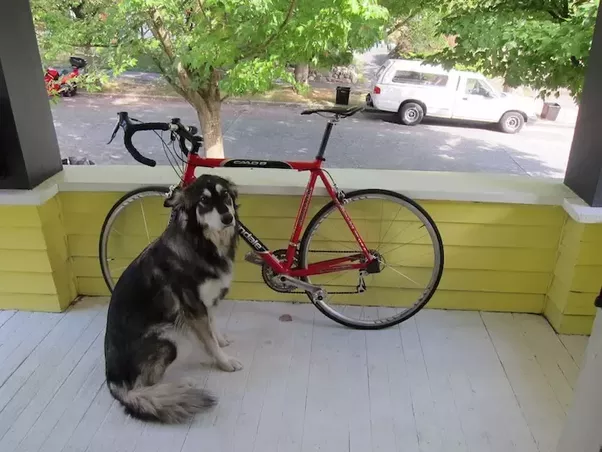
#> input picture Images/dog_test.png, 602 x 452 px, found by its file name
$ python Flipping.py
#> lines starting #> are read from the running program, lines starting #| are printed output that depends on the picture
import cv2 as cv
import numpy as np

img = cv.imread('Images/dog_test.png')
#> img is the input picture: shape (452, 602, 3); mean B, G, R 114.6, 135.5, 135.2
cv.imshow('real', img)

flip = cv.flip(img, 0)
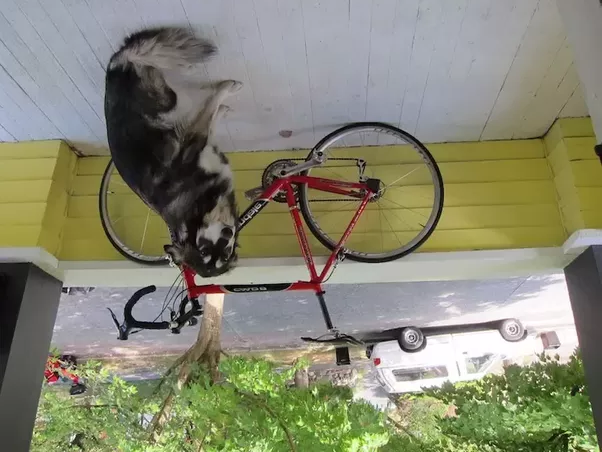
#> flip: shape (452, 602, 3); mean B, G, R 114.6, 135.5, 135.2
# 0 to flip it verticallys
# 1 to flip it horizontally
# -1 to fip it vertically as well as horizontally

cv.imshow('flip', flip)

cv.waitKey(0)

$ run again, with Images/Convolution0.png copied over Images/dog_test.png
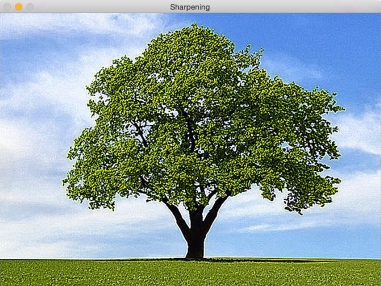
#> input picture Images/Convolution0.png, 381 x 286 px, found by its file name
#> img is the input picture: shape (286, 381, 3); mean B, G, R 154.3, 157.1, 137.4
#> `flip = cv.flip(img, 0)`:
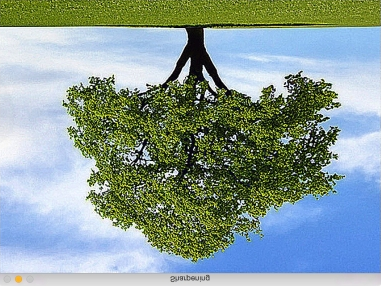
#> flip: shape (286, 381, 3); mean B, G, R 154.3, 157.1, 137.4

$ run again, with Images/Convolution10.png copied over Images/dog_test.png
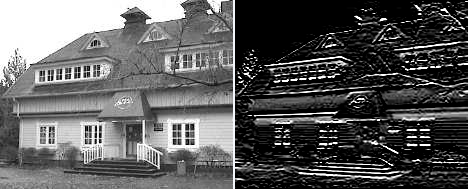
#> input picture Images/Convolution10.png, 468 x 189 px, found by its file name
#> img is the input picture: shape (189, 468, 3); mean B, G, R 91.7, 91.6, 91.6
#> `flip = cv.flip(img, 0)`:
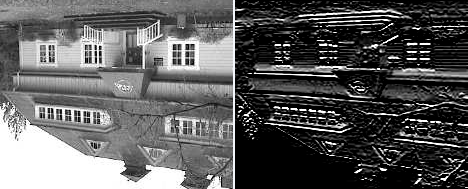
#> flip: shape (189, 468, 3); mean B, G, R 91.7, 91.6, 91.6
